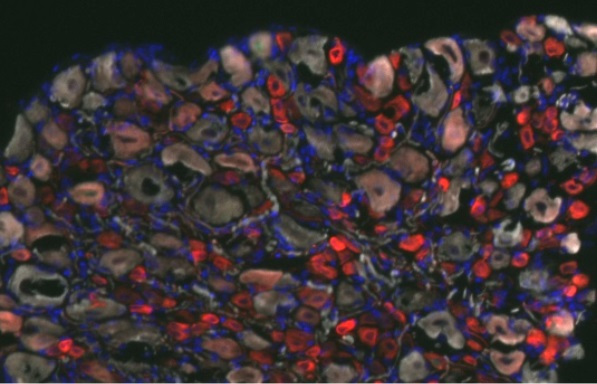
#> input picture test2.jpg, 597 x 384 px, found by its file name
$ python cellcounter.py
#> lines starting #> are read from the running program, lines starting #| are printed output that depends on the picture; after the words box and inside, x2 and y2 are one past the last pixel; in counts of white or black regions, pixels touching at a corner belong together
import cv2
import numpy as np

def empty(v):
    pass

def drawRect(v):
    barH = 50
    barW = 640
    #for i in list([1,4,7]):
    #    cv2.rectangle('TrackBar',(0, barH*i),(barW, barH*i+barH),(0,255,0),-1)

orgImg = cv2.imread('Test2.jpg')
#> orgImg is the input picture: shape (384, 597, 3); mean B, G, R 54.1, 51.4, 61.3
#img = cv2.resize(img, (0, 0), fx=0.5, fy=0.5)

hsv = cv2.cvtColor(orgImg, cv2.COLOR_BGR2HSV)
#> hsv: shape (384, 597, 3); mean H, S, V 68.7, 80.2, 69.4
curH, curS, curV = 0,0,0
def pickColor(event, x, y, flags, param):
    global curH, curS, curV
    if event == cv2.EVENT_LBUTTONUP:
        #cv2.circle(img,(x,y),100,(255,0,0),-1)
        #print("At (", x, ",", y, "), HSV = " , hsv[y, x, :])
        curH, curS, curV = hsv[y, x, 0], hsv[y, x, 1], hsv[y, x, 2]
        cv2.setTrackbarPos('Hue Cur', 'TrackBar', curH)
        cv2.setTrackbarPos('Sat Cur', 'TrackBar', curS)
        cv2.setTrackbarPos('Val Cur', 'TrackBar', curV)

maskOrOrg = 0
#def switchImg(event, x, y, flags, param):
def switchImg(*args):
    global maskOrOrg
    maskOrOrg = 1 if (maskOrOrg == 0) else  0
    print("switchImg clicked!  maskOrOrg = ", maskOrOrg)

wndName = 'SpaceKeyTagOrigMask'
cv2.namedWindow(wndName)
cv2.setMouseCallback(wndName, pickColor)
cv2.imshow(wndName, orgImg)
#cv2.setMouseCallback(wndName, switchImg)

# About TrackBar
cv2.namedWindow('TrackBar')
cv2.resizeWindow('TrackBar', 640, 800)

cv2.createTrackbar('Hue Min', 'TrackBar', 0, 179, empty)
cv2.createTrackbar('Hue Cur', 'TrackBar', 90, 179, drawRect)
cv2.createTrackbar('Hue Max', 'TrackBar', 15, 179, empty)
cv2.createTrackbar('Hue Min2', 'TrackBar', 160, 179, empty)
cv2.createTrackbar('Hue Max2', 'TrackBar', 179, 179, empty)
cv2.createTrackbar('Sat Min', 'TrackBar', 128, 255, empty)
cv2.createTrackbar('Sat Cur', 'TrackBar', 128, 255, drawRect)
cv2.createTrackbar('Sat Max', 'TrackBar', 255, 255, empty)
cv2.createTrackbar('Val Min', 'TrackBar', 105, 255, empty)
cv2.createTrackbar('Val Cur', 'TrackBar', 128, 255, drawRect)
cv2.createTrackbar('Val Max', 'TrackBar', 255, 255, empty)
cv2.createTrackbar('Area min', 'TrackBar', 5, 50, empty)

# Create a black image, a window and bind the function to window
cv2.namedWindow('Info')
cv2.resizeWindow('Info', 600, 400)
infoImg = np.zeros((100,600,3), np.uint8)
infoImg.fill(128)
cv2.putText(img=infoImg, text='Picked color:', org=(10, 20), fontFace=cv2.FONT_HERSHEY_TRIPLEX, fontScale=0.5, color=(0, 255, 0),thickness=1)

imgIndex = 2
preIndex = 1
while True:
    #cv2.imshow('orgImage', orgImg)
    h_min = cv2.getTrackbarPos('Hue Min', 'TrackBar')
    h_max = cv2.getTrackbarPos('Hue Max', 'TrackBar')
    h_min2 = cv2.getTrackbarPos('Hue Min2', 'TrackBar')
    h_max2 = cv2.getTrackbarPos('Hue Max2', 'TrackBar')
    s_min = cv2.getTrackbarPos('Sat Min', 'TrackBar')
    s_max = cv2.getTrackbarPos('Sat Max', 'TrackBar')
    v_min = cv2.getTrackbarPos('Val Min', 'TrackBar')
    v_max = cv2.getTrackbarPos('Val Max', 'TrackBar')
    a_min = cv2.getTrackbarPos('Area min', 'TrackBar')
    #print(h_min, h_max, s_min, s_max, v_min, v_max)

    lower = np.array([h_min, s_min, v_min])
    upper = np.array([h_max, s_max, v_max])
    mask1 = cv2.inRange(hsv, lower, upper)
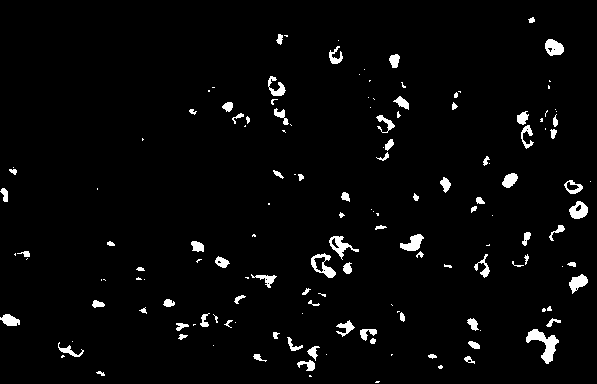
#> mask1: shape (384, 597); 3.1% white; 148 white regions (67 under 20 px), largest, box (x1, y1, x2, y2) and area: (526, 329, 559, 364) 463, (311, 253, 336, 278) 257, (329, 236, 359, 260) 244

    lower = np.array([h_min2, s_min, v_min])
    upper = np.array([h_max2, s_max, v_max])
    mask2 = cv2.inRange(hsv, lower, upper)
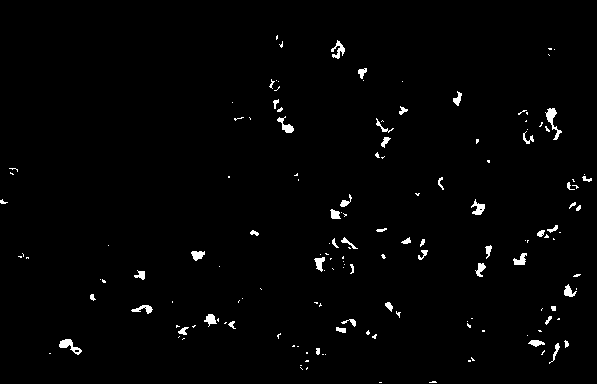
#> mask2: shape (384, 597); 1.5% white; 153 white regions (101 under 20 px), largest, box (x1, y1, x2, y2) and area: (545, 108, 562, 140) 174, (59, 339, 82, 355) 151, (331, 40, 345, 59) 119

    mask = cv2.bitwise_or(mask1, mask2)
#> mask: shape (384, 597); 4.6% white; 131 white regions (48 under 20 px), largest, box (x1, y1, x2, y2) and area: (526, 329, 560, 364) 608, (311, 253, 336, 278) 361, (329, 236, 359, 260) 336
    result = cv2.bitwise_and(orgImg, orgImg, mask=mask)

    # Find shape
    imgContour = result.copy()
    img = cv2.cvtColor(result, cv2.COLOR_BGR2GRAY)
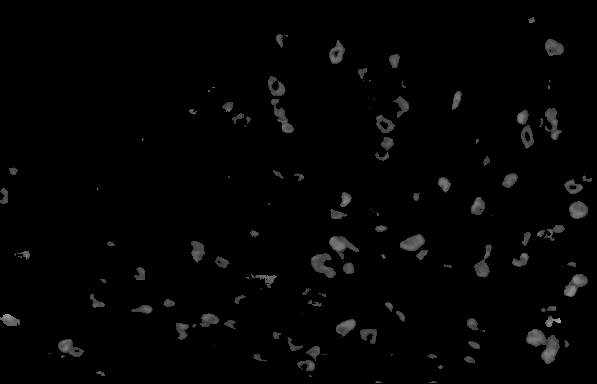
#> img: shape (384, 597); min 0, max 168, mean 3.7
    canny = cv2.Canny(img, 150, 200)
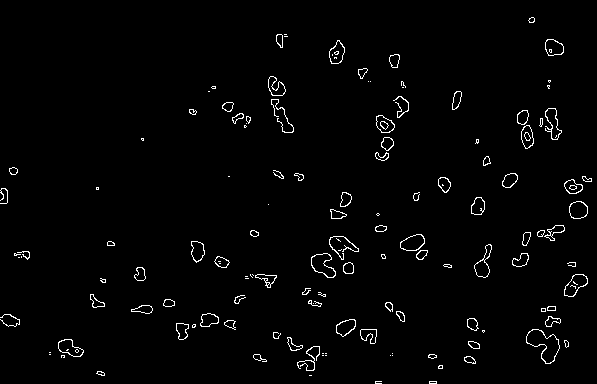
#> canny: shape (384, 597); 1.9% white in thin lines or dots
    contours, hierarchy = cv2.findContours(canny, cv2.RETR_EXTERNAL, cv2.CHAIN_APPROX_NONE)
#> contours = 132 contours, 64 with area under 20; largest, box (x1, y1, x2, y2) and area: (526, 329, 560, 364) 600, (311, 253, 336, 278) 355, (564, 274, 588, 297) 307, (400, 234, 425, 251) 286, (58, 339, 84, 357) 264

    iCnt = 0
    for cnt in contours:
        area = cv2.contourArea(cnt)
        if (area > a_min):
            cv2.drawContours(imgContour, cnt, -1, (255, 255, 255), 1)
            iCnt = iCnt + 1
#> this loop made 132 passes
#> area on passes 4, 6, 12, 13, 19, 20, 22, 23, 26, 27, 29, 30: 21.5, 55, 25, 37.5, 20.5, 59.5, 263.5, 78.5, 600.5, 151, 145.5, 57.5
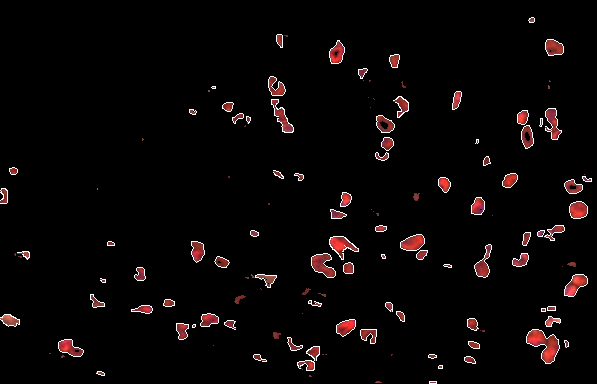
#> imgContour: shape (384, 597, 3); mean B, G, R 5.9, 5.9, 9.6
#> after the loop, iCnt = 87

    #cv2.imshow('ImgContours', imgContour)
    if (imgIndex == 1):
        cv2.imshow(wndName, orgImg)
    elif (imgIndex == 2):
        cv2.imshow(wndName, imgContour)
    elif (imgIndex == 3):
        cv2.imshow(wndName, mask)

    # Information Window
    infoImg2 = infoImg.copy()
    cv2.putText(img=infoImg2, text='Counts=:'+str(iCnt), org=(150, 20), fontFace=cv2.FONT_HERSHEY_TRIPLEX, fontScale=0.5, color=(255, 0, 0),thickness=1)
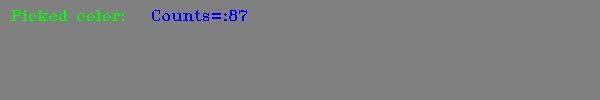
#> infoImg2: shape (100, 600, 3); mean of channels 0, 1, 2 127.9, 128.1, 126.5; drawn as B, G, R

    rgb = cv2.cvtColor(np.uint8([[(curH, curS, curV)]]), cv2.COLOR_HSV2BGR)[0][0]
#> rgb = [0, 0, 0]
    cv2.rectangle(infoImg2, (10,30), (120,90), rgb.tolist(),-1)
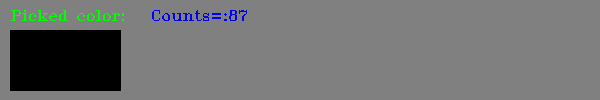
#> infoImg2: shape (100, 600, 3); 11.28% of pixels changed, all inside (x1, y1, x2, y2) = (10, 30, 121, 91); drawn as B, G, R
    cv2.imshow('Info', infoImg2)

    tmpKey = cv2.waitKey(1) & 0xFF
#> (key Esc is pressed here)
    if tmpKey == 32:  # Space
        tSwap = imgIndex
        imgIndex = preIndex
        preIndex = tSwap
        # [5 lines of commented-out code are left out]
    elif tmpKey == 49:
        imgIndex = 1
    elif tmpKey == 50:
        imgIndex = 2
    elif tmpKey == 51:
        imgIndex = 3
    elif tmpKey != 255:
        print(tmpKey)
#| 27
